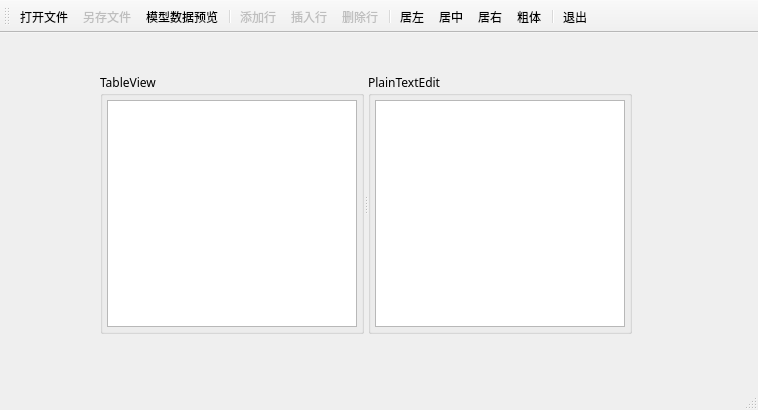
<?xml version="1.0" encoding="UTF-8"?>
<ui version="4.0">
 <class>MainWindow</class>
 <widget class="QMainWindow" name="MainWindow">
  <property name="geometry">
   <rect>
    <x>0</x>
    <y>0</y>
    <width>758</width>
    <height>410</height>
   </rect>
  </property>
  <property name="font">
   <font>
    <family>宋体</family>
   </font>
  </property>
  <property name="windowTitle">
   <string>QTableView与QStandardItemModel</string>
  </property>
  <widget class="QWidget" name="centralWidget">
   <widget class="QSplitter" name="splitter">
    <property name="geometry">
     <rect>
      <x>100</x>
      <y>40</y>
      <width>532</width>
      <height>261</height>
     </rect>
    </property>
    <property name="orientation">
     <enum>Qt::Horizontal</enum>
    </property>
    <widget class="QGroupBox" name="groupBox">
     <property name="title">
      <string>TableView</string>
     </property>
     <layout class="QVBoxLayout" name="verticalLayout">
      <property name="leftMargin">
       <number>4</number>
      </property>
      <property name="topMargin">
       <number>4</number>
      </property>
      <property name="rightMargin">
       <number>4</number>
      </property>
      <property name="bottomMargin">
       <number>4</number>
      </property>
      <item>
       <widget class="QTableView" name="tableView">
        <property name="editTriggers">
         <set>QAbstractItemView::AnyKeyPressed|QAbstractItemView::DoubleClicked|QAbstractItemView::EditKeyPressed|QAbstractItemView::SelectedClicked</set>
        </property>
        <property name="alternatingRowColors">
         <bool>true</bool>
        </property>
       </widget>
      </item>
     </layout>
    </widget>
    <widget class="QGroupBox" name="groupBox_2">
     <property name="title">
      <string>PlainTextEdit</string>
     </property>
     <layout class="QVBoxLayout" name="verticalLayout_2">
      <property name="leftMargin">
       <number>4</number>
      </property>
      <property name="topMargin">
       <number>4</number>
      </property>
      <property name="rightMargin">
       <number>4</number>
      </property>
      <property name="bottomMargin">
       <number>4</number>
      </property>
      <item>
       <widget class="QPlainTextEdit" name="plainTextEdit">
        <property name="lineWrapMode">
         <enum>QPlainTextEdit::NoWrap</enum>
        </property>
       </widget>
      </item>
     </layout>
    </widget>
   </widget>
  </widget>
  <widget class="QMenuBar" name="menuBar">
   <property name="geometry">
    <rect>
     <x>0</x>
     <y>0</y>
     <width>758</width>
     <height>18</height>
    </rect>
   </property>
  </widget>
  <widget class="QToolBar" name="mainToolBar">
   <property name="toolButtonStyle">
    <enum>Qt::ToolButtonTextUnderIcon</enum>
   </property>
   <attribute name="toolBarArea">
    <enum>TopToolBarArea</enum>
   </attribute>
   <attribute name="toolBarBreak">
    <bool>false</bool>
   </attribute>
   <addaction name="actOpen"/>
   <addaction name="actSave"/>
   <addaction name="actModelData"/>
   <addaction name="separator"/>
   <addaction name="actAppend"/>
   <addaction name="actInsert"/>
   <addaction name="actDelete"/>
   <addaction name="separator"/>
   <addaction name="actAlignLeft"/>
   <addaction name="actAlignCenter"/>
   <addaction name="actAlignRight"/>
   <addaction name="actFontBold"/>
   <addaction name="separator"/>
   <addaction name="actExit"/>
  </widget>
  <widget class="QStatusBar" name="statusBar"/>
  <action name="actOpen">
   <property name="icon">
    <iconset resource="res.qrc">
     <normaloff>:/images/icons/open.bmp</normaloff>:/images/icons/open.bmp</iconset>
   </property>
   <property name="text">
    <string>打开文件</string>
   </property>
   <property name="toolTip">
    <string>打开文件</string>
   </property>
  </action>
  <action name="actSave">
   <property name="enabled">
    <bool>false</bool>
   </property>
   <property name="icon">
    <iconset resource="res.qrc">
     <normaloff>:/images/icons/save.bmp</normaloff>:/images/icons/save.bmp</iconset>
   </property>
   <property name="text">
    <string>另存文件</string>
   </property>
   <property name="toolTip">
    <string>表格内容另存为文件</string>
   </property>
  </action>
  <action name="actAppend">
   <property name="enabled">
    <bool>false</bool>
   </property>
   <property name="icon">
    <iconset resource="res.qrc">
     <normaloff>:/images/icons/append.bmp</normaloff>:/images/icons/append.bmp</iconset>
   </property>
   <property name="text">
    <string>添加行</string>
   </property>
   <property name="toolTip">
    <string>添加一行</string>
   </property>
  </action>
  <action name="actInsert">
   <property name="enabled">
    <bool>false</bool>
   </property>
   <property name="icon">
    <iconset resource="res.qrc">
     <normaloff>:/images/icons/306.bmp</normaloff>:/images/icons/306.bmp</iconset>
   </property>
   <property name="text">
    <string>插入行</string>
   </property>
   <property name="toolTip">
    <string>插入一行</string>
   </property>
  </action>
  <action name="actDelete">
   <property name="enabled">
    <bool>false</bool>
   </property>
   <property name="icon">
    <iconset resource="res.qrc">
     <normaloff>:/images/icons/delete.bmp</normaloff>:/images/icons/delete.bmp</iconset>
   </property>
   <property name="text">
    <string>删除行</string>
   </property>
   <property name="toolTip">
    <string>删除当前行</string>
   </property>
  </action>
  <action name="actExit">
   <property name="icon">
    <iconset resource="res.qrc">
     <normaloff>:/images/icons/exit.bmp</normaloff>:/images/icons/exit.bmp</iconset>
   </property>
   <property name="text">
    <string>退出</string>
   </property>
   <property name="toolTip">
    <string>退出</string>
   </property>
  </action>
  <action name="actModelData">
   <property name="icon">
    <iconset resource="res.qrc">
     <normaloff>:/images/icons/import1.bmp</normaloff>:/images/icons/import1.bmp</iconset>
   </property>
   <property name="text">
    <string>模型数据预览</string>
   </property>
   <property name="toolTip">
    <string>模型数据显示到文本框里</string>
   </property>
  </action>
  <action name="actAlignLeft">
   <property name="icon">
    <iconset resource="res.qrc">
     <normaloff>:/images/icons/508.bmp</normaloff>:/images/icons/508.bmp</iconset>
   </property>
   <property name="text">
    <string>居左</string>
   </property>
   <property name="toolTip">
    <string>文字左对齐</string>
   </property>
  </action>
  <action name="actAlignCenter">
   <property name="icon">
    <iconset resource="res.qrc">
     <normaloff>:/images/icons/510.bmp</normaloff>:/images/icons/510.bmp</iconset>
   </property>
   <property name="text">
    <string>居中</string>
   </property>
   <property name="toolTip">
    <string>文字居中</string>
   </property>
  </action>
  <action name="actAlignRight">
   <property name="icon">
    <iconset resource="res.qrc">
     <normaloff>:/images/icons/512.bmp</normaloff>:/images/icons/512.bmp</iconset>
   </property>
   <property name="text">
    <string>居右</string>
   </property>
   <property name="toolTip">
    <string>文字右对齐</string>
   </property>
  </action>
  <action name="actFontBold">
   <property name="checkable">
    <bool>true</bool>
   </property>
   <property name="icon">
    <iconset resource="res.qrc">
     <normaloff>:/images/icons/500.bmp</normaloff>:/images/icons/500.bmp</iconset>
   </property>
   <property name="text">
    <string>粗体</string>
   </property>
   <property name="toolTip">
    <string>粗体字体</string>
   </property>
  </action>
 </widget>
 <layoutdefault spacing="6" margin="11"/>
 <resources>
  <include location="res.qrc"/>
 </resources>
 <connections>
  <connection>
   <sender>actExit</sender>
   <signal>triggered()</signal>
   <receiver>MainWindow</receiver>
   <slot>close()</slot>
   <hints>
    <hint type="sourcelabel">
     <x>-1</x>
     <y>-1</y>
    </hint>
    <hint type="destinationlabel">
     <x>433</x>
     <y>266</y>
    </hint>
   </hints>
  </connection>
 </connections>
</ui>
